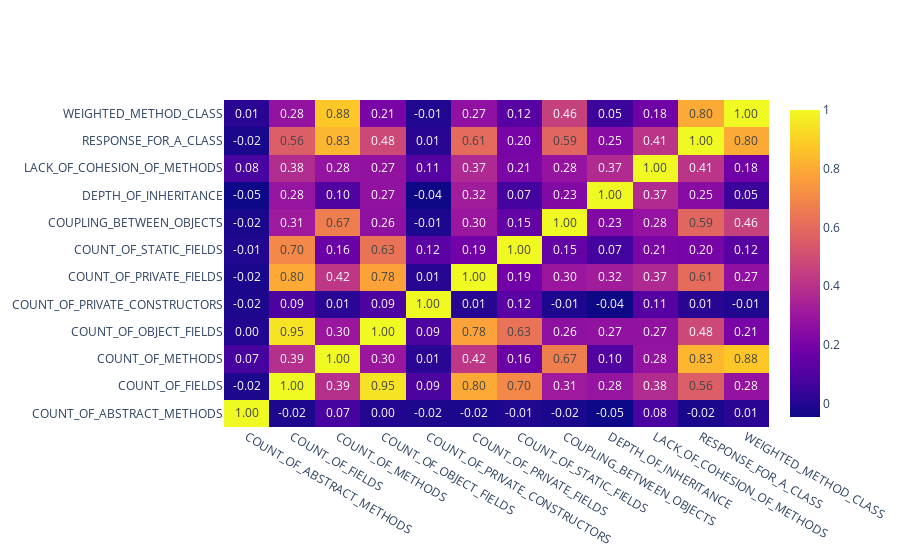

Notebook source saved alongside this figure:
### Markdown cell above
### Corelation Between Columns
For each column we caclulate pairwaise the coefficient of corelation with other columns. The value of the coefficient can be interpreteted as:

- between -1.0 and 0: Negative correlation; a increase in one column expects a decrease in the other; the lower the bigger the impact
- equals 0: No correlation
- between 0 and 1: Postive correlation; a increase in one column causes an increase the other; the higher the bigger the impact

### Code cell
df_corr = df[get_metric_columns()].copy()
corr = df_corr.corr()
fig = go.Figure()
fig.add_trace(
    go.Heatmap(
        x=corr.columns,
        y=corr.index,
        z=np.array(corr),
        text=corr.values,
        texttemplate='%{text:.2f}'
    )
)
fig.show()

### Figure 1 — Plotly figure (JSON) as saved in the notebook; plotly's stock layout.template omitted (floating-point values rounded to 4 significant figures; data arrays with more than 128 entries replaced by an {"elided": "..."} marker saying what was removed)
{"data": [{"text": {"elided": "12x12 float values"}, "texttemplate": "%{text:.2f}", "type": "heatmap", "x": ["COUNT_OF_ABSTRACT_METHODS", "COUNT_OF_FIELDS", "COUNT_OF_METHODS", "COUNT_OF_OBJECT_FIELDS", "COUNT_OF_PRIVATE_CONSTRUCTORS", "COUNT_OF_PRIVATE_FIELDS", "COUNT_OF_STATIC_FIELDS", "COUPLING_BETWEEN_OBJECTS", "DEPTH_OF_INHERITANCE", "LACK_OF_COHESION_OF_METHODS", "RESPONSE_FOR_A_CLASS", "WEIGHTED_METHOD_CLASS"], "y": ["COUNT_OF_ABSTRACT_METHODS", "COUNT_OF_FIELDS", "COUNT_OF_METHODS", "COUNT_OF_OBJECT_FIELDS", "COUNT_OF_PRIVATE_CONSTRUCTORS", "COUNT_OF_PRIVATE_FIELDS", "COUNT_OF_STATIC_FIELDS", "COUPLING_BETWEEN_OBJECTS", "DEPTH_OF_INHERITANCE", "LACK_OF_COHESION_OF_METHODS", "RESPONSE_FOR_A_CLASS", "WEIGHTED_METHOD_CLASS"], "z": {"elided": "12x12 float values"}}], "layout": {}}
